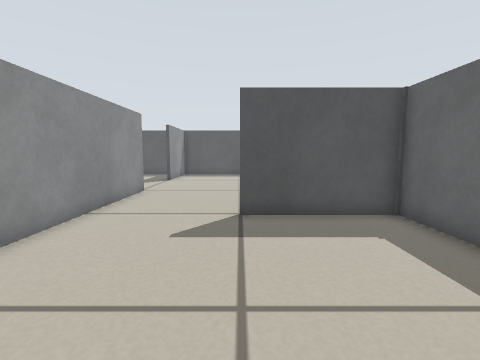
view 1 (above)

17 first-person views from a walk through a world built for the Player/Stage simulator. The camera is 0.38 m above the floor, tilts 6° down and sees 85° across. Floor lines are 1 m apart. The floor is counted in squares, 0.2 m on a side. Each view is taken from the middle of a square. On the plan, view 1 faces up. The plan holds only what a view shows up to about 15 squares ahead; the rest is blank. Robots are left out.

view 2
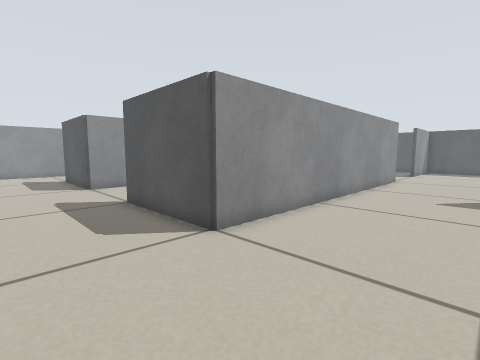

view 3
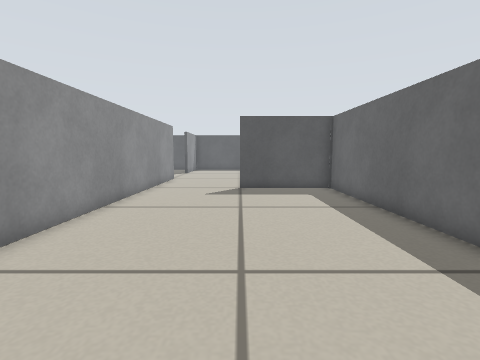

view 4
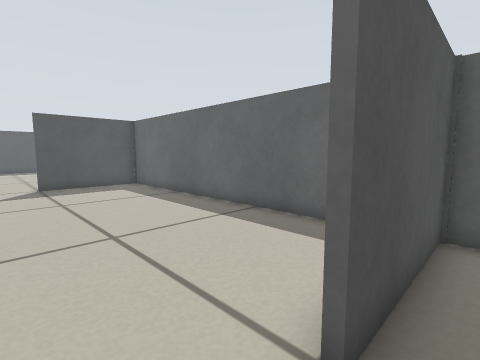

view 5
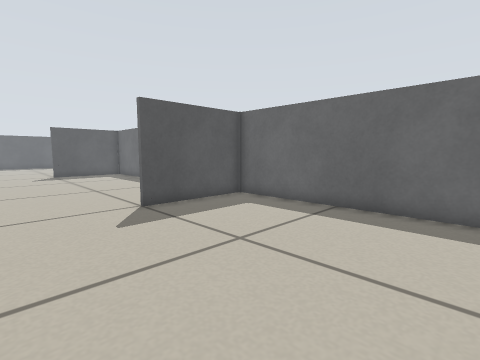

view 6
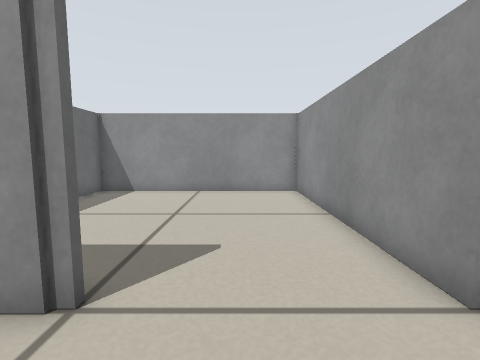

view 7
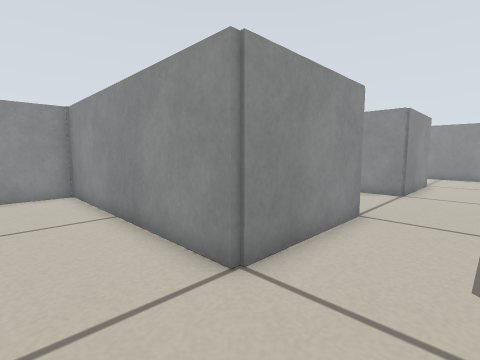

view 8
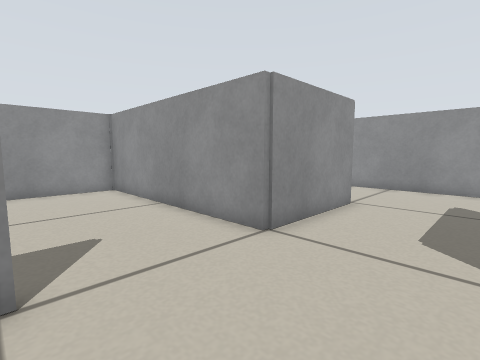

view 9
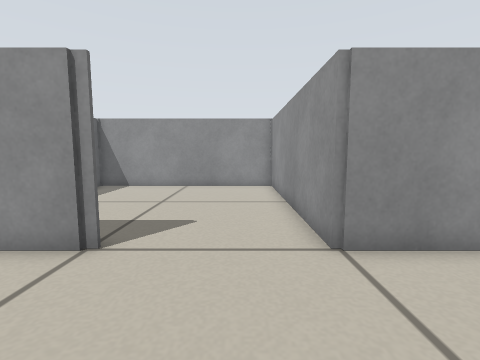

view 10
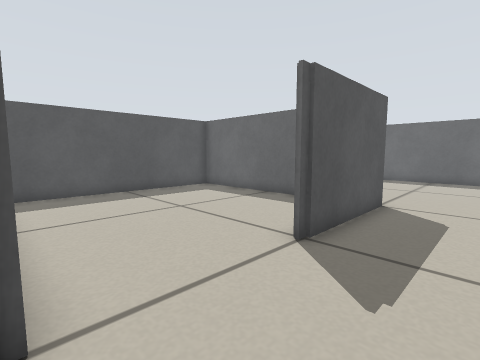

view 11
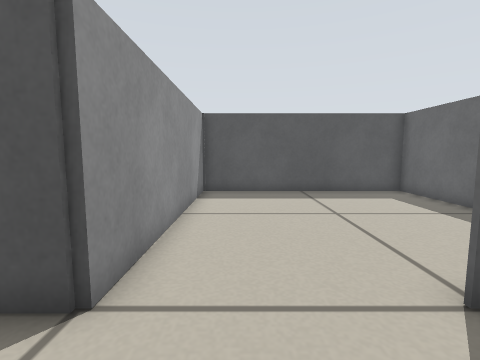

view 12
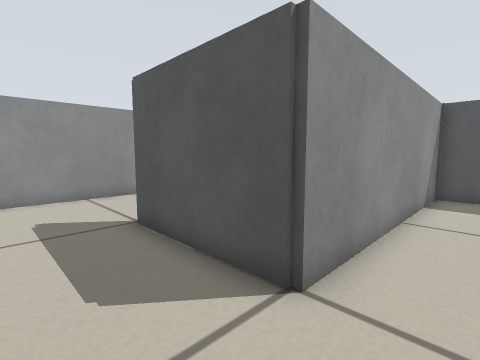

view 13
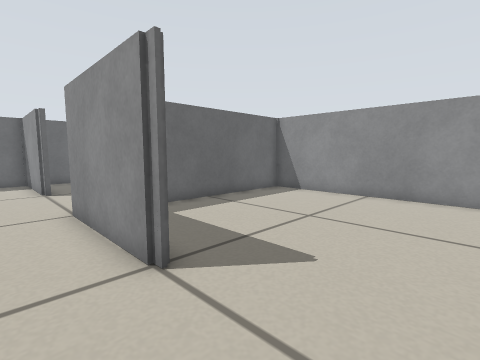

view 14
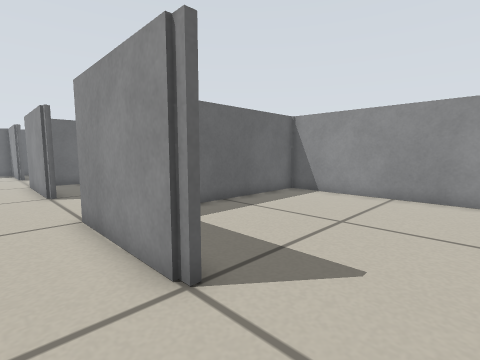

view 15
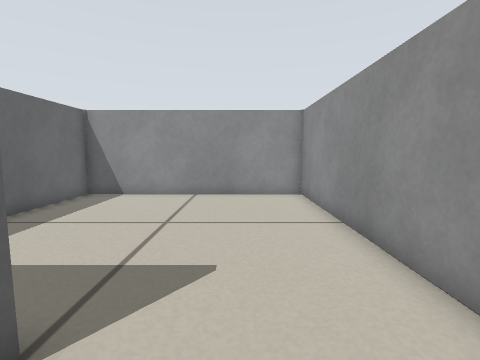

view 16
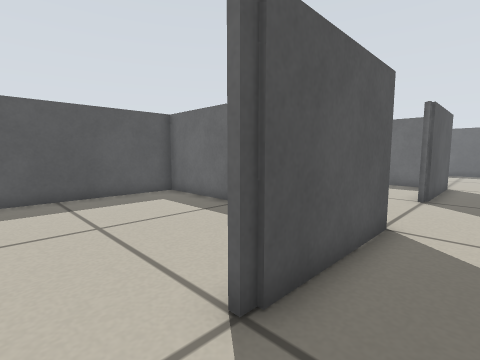

view 17
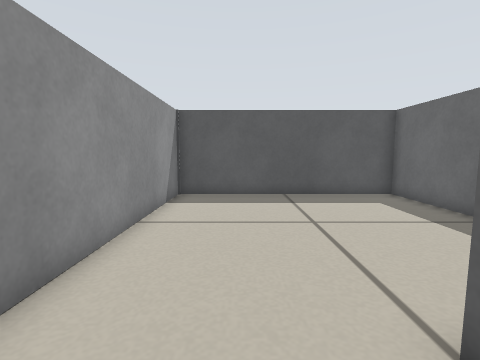

### Floor plan
Ten units are one square. View 1 is at (0, 0); x grows to the right and y downward. Boxes are objects, and circles mark ways between rooms. Rooms are numbered by the first view taken in them; rooms with no view inside come last. Other rooms are left out.
<svg viewBox="-253 -90 306 263">
<path fill="none" stroke="#000" d="M-1 69 48 69 48 -78 0 -78M-102 69 -48 69M-48 -85 -48 21 -102 21M-148 21 -200 21M-201 69 -148 69M-248 24 -248 66M-48 69 -48 168 48 168 48 72 0 72M-51 10 -51 -78 -148 -78 -148 21M-148 69 -148 168 -51 168 -51 80M-248 66 -248 168 -151 168 -151 108M-151 -35 -151 -78 -248 -78 -248 24"/>
<circle cx="-20" cy="70" r="3" fill="#2a7"/>
<circle cx="-125" cy="20" r="3" fill="#2a7"/>
<circle cx="-125" cy="70" r="3" fill="#2a7"/>
<circle cx="-220" cy="70" r="3" fill="#2a7"/>
<circle cx="-220" cy="20" r="3" fill="#2a7"/>
<text x="-40" y="10">1</text>
<text x="0" y="120">2</text>
<text x="-100" y="-30">3</text>
<text x="-100" y="120">4</text>
<text x="-200" y="120">5</text>
<text x="-200" y="-30">6</text>
</svg>
Room 1 opens to room 2. Room 1 opens to room 3. Room 1 opens to room 4. Room 1 opens to room 5. Room 1 opens to room 6.

Where each view was taken, in squares from view 1:
view 1: 0 up, 0 right, facing up
view 2: 6 down, 0 right, facing up-left
view 3: 6 down, 0 right, facing up
view 4: 8 down, 2 left, facing up-right
view 5: 16 down, 4 left, facing up-right
view 6: 4 down, 2 left, facing down
view 7: 4 down, 2 left, facing down-left
view 8: 3 down, 10 left, facing down-left
view 9: 2 down, 13 left, facing down
view 10: 5 down, 15 left, facing up-right
view 11: 5 down, 13 left, facing up
view 12: 5 down, 13 left, facing up-left
view 13: 5 down, 14 left, facing down-right
view 14: 5 down, 23 left, facing down-right
view 15: 5 down, 22 left, facing down
view 16: 4 down, 22 left, facing up-right
view 17: 4 down, 22 left, facing up
